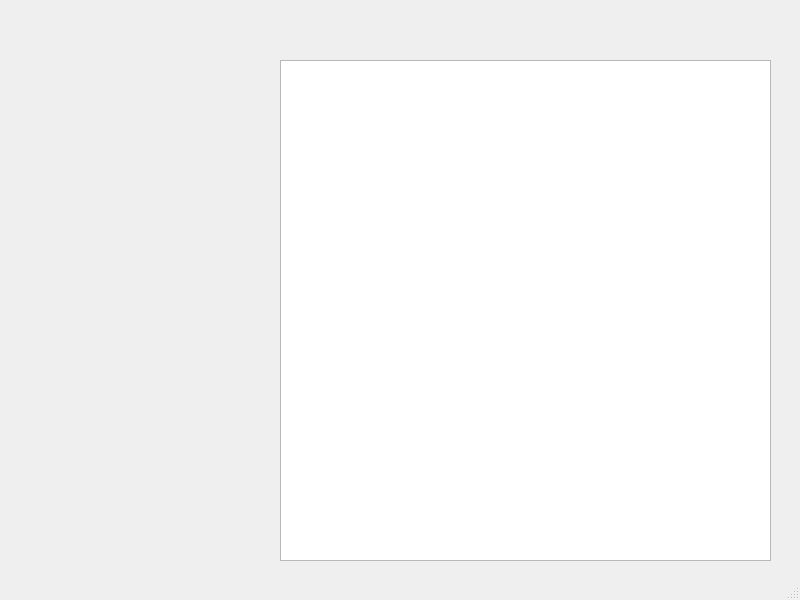
<?xml version="1.0" encoding="UTF-8"?>
<ui version="4.0">
 <class>MainWindow</class>
 <widget class="QMainWindow" name="MainWindow">
  <property name="geometry">
   <rect>
    <x>0</x>
    <y>0</y>
    <width>800</width>
    <height>600</height>
   </rect>
  </property>
  <property name="windowTitle">
   <string>MainWindow</string>
  </property>
  <widget class="QWidget" name="centralwidget">
   <widget class="QTableView" name="tableView">
    <property name="geometry">
     <rect>
      <x>280</x>
      <y>60</y>
      <width>491</width>
      <height>501</height>
     </rect>
    </property>
   </widget>
  </widget>
  <widget class="QMenuBar" name="menubar">
   <property name="geometry">
    <rect>
     <x>0</x>
     <y>0</y>
     <width>800</width>
     <height>21</height>
    </rect>
   </property>
  </widget>
  <widget class="QStatusBar" name="statusbar"/>
 </widget>
 <resources/>
 <connections/>
</ui>
